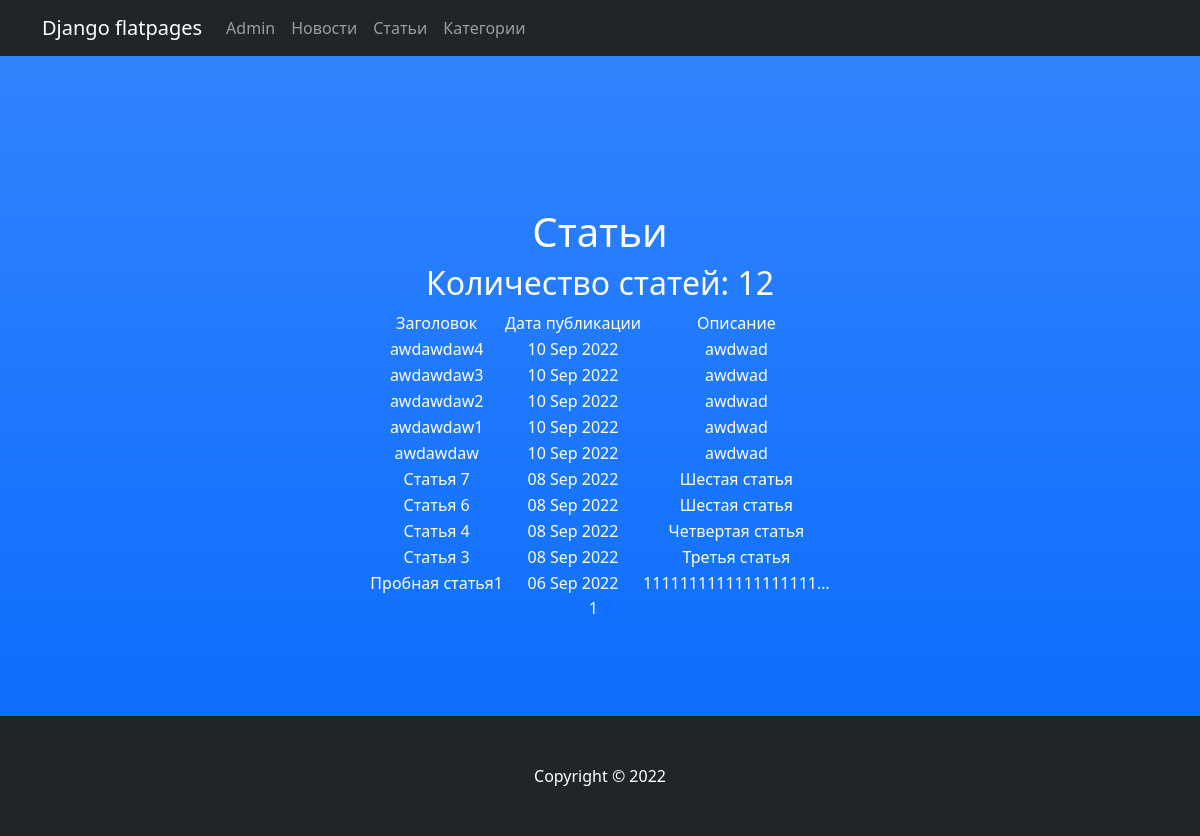
The app's page /articles/ with its own data.
### newsapp/models.py (models this page shows, shortened)
class Post(models.Model):
    head = models.CharField(max_length=255, unique=True)
    text = models.TextField()
    rate = models.IntegerField(default=0)
    type = models.BooleanField(default=False)  # False - новость, True - статья
    time = models.DateTimeField(auto_now_add=True)
    author = models.ForeignKey(Author, on_delete=models.CASCADE)
    category = models.ManyToManyField(Category, through='PostCategory')

### newsapp/views.py (the view)
class Articles(ListView):
    queryset = Post.objects.filter(type=1)
    ordering = '-time'
    template_name = 'articles.html'
    context_object_name = 'articles'
    paginate_by = 10
    def get_context_data(self, **kwargs):
        context = super().get_context_data(**kwargs)
        a = Post.objects.all()
        context['amount'] = 0
        for i in a:
            if i.type == 1:
                context['amount'] += 1
        return context

### newsapp/templatetags/custom_filters.py (called while the page is built)
@register.filter()
def censor(value):
    bad = [
        'жопа', 'Жопа',
        'херня', 'Херня',
        'чмо', 'Чмо'
    ]
    for i in bad:
        if i in value:
            value = value.replace(i[1:], '*' * (len(i) - 1))
    return f'{value}'

### templates/articles.html (shortened to what this page needs)
{% extends 'flatpages/default.html' %}
{% load custom_filters %}
{% block content %}
<h1>Статьи</h1>
{% if articles %}
<h2>Количество статей: {{ amount }}</h2>
<table align="center">
    <tr>
        <td>
            Заголовок
        </td>
        <td>
            Дата публикации
        </td>
        <td>
            Описание
        </td>
    </tr>
    {% for i in articles %}
    {% if i.type == 1 %}
    <tr>
        <td>{{ i.head|censor }}</td>
        <td>{{ i.time|date:'d M Y' }}</td>
        <td>{{ i.text|truncatechars:20|censor }}</td>
    </tr>
    {% endif %}
    {% endfor %}
</table>
{% else %}
<h2>Статей нет!</h2>
{% endif %}
   {{ page_obj.number }}
   {% if page_obj.has_next %}
       <a href="?page={{ page_obj.next_page_number }}">{{ page_obj.next_page_number }}</a>
   {% endif %}
{% endblock content %}

### templates/flatpages/default.html (shortened to what this page needs)
<!DOCTYPE html>
<html lang="en">
    <head>
        {% load static %}
        <link href="{% static 'css/styles.css' %}" rel="stylesheet" />
    </head>
    <body id="page-top">
        <nav class="navbar navbar-expand-lg navbar-dark bg-dark static-top">
            <div class="container">
                <a class="navbar-brand" href="http://127.0.0.1:8000/">Django flatpages</a>
            <div class="collapse navbar-collapse" id="navbarResponsive">
                <ul class="navbar-nav ml-auto">
                    <li class="nav-item">
                        <a class="nav-link" href="/admin/">Admin</a>
                    </li>
                    <li class="nav-item">
                        <a class="nav-link" href="/news/">Новости</a>
                    </li>
                    <li class="nav-item">
                        <a class="nav-link" href="/articles/">Статьи</a>
                    </li>
                    <li class="nav-item">
                        <a class="nav-link" href="/category/">Категории</a>
                    </li>
                </ul>
            </div>
        </div>
    </nav>
        <header class="bg-primary bg-gradient text-white">
            <div class="container">
                <div class="row">
                    <div class="col-lg-12 text-center">
                        {% block content %}{% endblock content %}
                    </div>
                </div>
            </div>
        </header>
        <footer class="py-5 bg-dark">
            <div class="container px-4"><p class="m-0 text-center text-white">Copyright &copy; 2022</p></div>
        </footer>
    </body>
</html>

### records on screen
Post: head|censor "awdawdaw4", time "10 Sep 2022", text|censor "awdwad"
Post: head|censor "awdawdaw3", time "10 Sep 2022", text|censor "awdwad"
Post: head|censor "awdawdaw2", time "10 Sep 2022", text|censor "awdwad"
Post: head|censor "awdawdaw1", time "10 Sep 2022", text|censor "awdwad"
Post: head|censor "awdawdaw", time "10 Sep 2022", text|censor "awdwad"
Post: head|censor "Статья 7", time "08 Sep 2022", text|censor "Шестая статья"
Post: head|censor "Статья 6", time "08 Sep 2022", text|censor "Шестая статья"
Post: head|censor "Статья 4", time "08 Sep 2022", text|censor "Четвертая статья"
Post: head|censor "Статья 3", time "08 Sep 2022", text|censor "Третья статья"
Post: head|censor "Пробная статья1", time "06 Sep 2022", text|censor "1111111111111111111…"

### other values on screen
{{ amount }} "12"
{{ page_obj.number }} "1"
